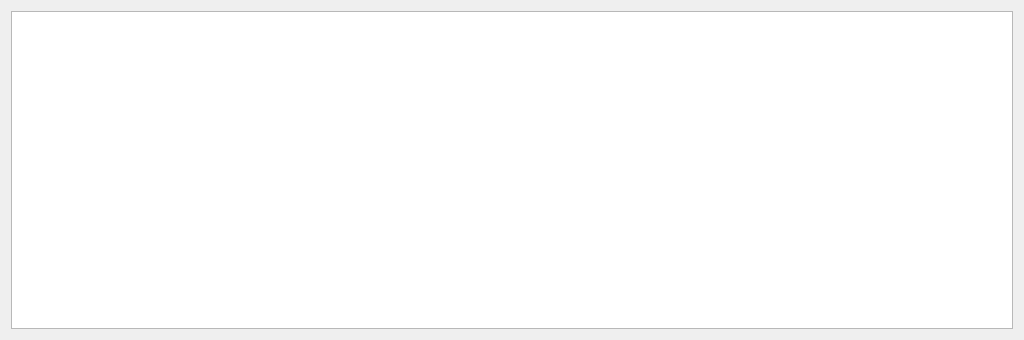
<?xml version="1.0" encoding="UTF-8"?>
<ui version="4.0">
 <class>Form</class>
 <widget class="QWidget" name="Form">
  <property name="geometry">
   <rect>
    <x>0</x>
    <y>0</y>
    <width>1024</width>
    <height>340</height>
   </rect>
  </property>
  <property name="sizePolicy">
   <sizepolicy hsizetype="Maximum" vsizetype="Minimum">
    <horstretch>0</horstretch>
    <verstretch>0</verstretch>
   </sizepolicy>
  </property>
  <property name="windowTitle">
   <string>Currently watching</string>
  </property>
  <layout class="QHBoxLayout" name="horizontalLayout">
   <item>
    <layout class="QVBoxLayout" name="verticalLayout">
     <property name="sizeConstraint">
      <enum>QLayout::SetMinAndMaxSize</enum>
     </property>
     <item>
      <widget class="QListView" name="listView">
       <property name="sizeAdjustPolicy">
        <enum>QAbstractScrollArea::AdjustToContents</enum>
       </property>
       <property name="editTriggers">
        <set>QAbstractItemView::NoEditTriggers</set>
       </property>
      </widget>
     </item>
    </layout>
   </item>
  </layout>
 </widget>
 <resources/>
 <connections/>
</ui>
